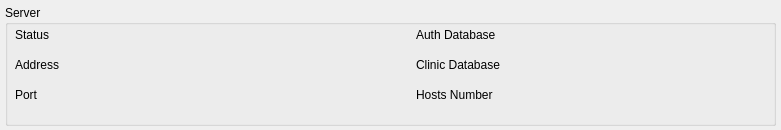
<?xml version="1.0" encoding="UTF-8"?>
<ui version="4.0">
 <class>w_ServerInformationsWidget</class>
 <widget class="QWidget" name="w_ServerInformationsWidget">
  <property name="geometry">
   <rect>
    <x>0</x>
    <y>0</y>
    <width>781</width>
    <height>130</height>
   </rect>
  </property>
  <property name="windowTitle">
   <string>Form</string>
  </property>
  <widget class="QGroupBox" name="serverInfoGroupBox">
   <property name="geometry">
    <rect>
     <x>5</x>
     <y>5</y>
     <width>771</width>
     <height>121</height>
    </rect>
   </property>
   <property name="title">
    <string>Server</string>
   </property>
   <widget class="QLabel" name="l_serverStatus">
    <property name="geometry">
     <rect>
      <x>10</x>
      <y>15</y>
      <width>80</width>
      <height>30</height>
     </rect>
    </property>
    <property name="text">
     <string>Status</string>
    </property>
   </widget>
   <widget class="QLabel" name="l_address">
    <property name="geometry">
     <rect>
      <x>10</x>
      <y>45</y>
      <width>80</width>
      <height>30</height>
     </rect>
    </property>
    <property name="text">
     <string>Address</string>
    </property>
   </widget>
   <widget class="QLabel" name="l_port">
    <property name="geometry">
     <rect>
      <x>10</x>
      <y>75</y>
      <width>80</width>
      <height>30</height>
     </rect>
    </property>
    <property name="text">
     <string>Port</string>
    </property>
   </widget>
   <widget class="QLabel" name="f_serverStatus">
    <property name="geometry">
     <rect>
      <x>90</x>
      <y>15</y>
      <width>300</width>
      <height>30</height>
     </rect>
    </property>
    <property name="text">
     <string/>
    </property>
   </widget>
   <widget class="QLabel" name="f_address">
    <property name="geometry">
     <rect>
      <x>90</x>
      <y>45</y>
      <width>300</width>
      <height>30</height>
     </rect>
    </property>
    <property name="text">
     <string/>
    </property>
   </widget>
   <widget class="QLabel" name="f_port">
    <property name="geometry">
     <rect>
      <x>90</x>
      <y>75</y>
      <width>300</width>
      <height>30</height>
     </rect>
    </property>
    <property name="text">
     <string/>
    </property>
   </widget>
   <widget class="QLabel" name="l_AuthDbStatus">
    <property name="geometry">
     <rect>
      <x>411</x>
      <y>15</y>
      <width>100</width>
      <height>30</height>
     </rect>
    </property>
    <property name="text">
     <string>Auth Database</string>
    </property>
   </widget>
   <widget class="QLabel" name="l_ClinicDbStatus">
    <property name="geometry">
     <rect>
      <x>411</x>
      <y>45</y>
      <width>100</width>
      <height>30</height>
     </rect>
    </property>
    <property name="text">
     <string>Clinic Database</string>
    </property>
   </widget>
   <widget class="QLabel" name="l_HostsConnectedNumber">
    <property name="geometry">
     <rect>
      <x>411</x>
      <y>75</y>
      <width>100</width>
      <height>30</height>
     </rect>
    </property>
    <property name="text">
     <string>Hosts Number</string>
    </property>
   </widget>
   <widget class="QLabel" name="f_AuthDbStatus">
    <property name="geometry">
     <rect>
      <x>511</x>
      <y>15</y>
      <width>250</width>
      <height>30</height>
     </rect>
    </property>
    <property name="text">
     <string/>
    </property>
   </widget>
   <widget class="QLabel" name="f_ClinicDbStatus">
    <property name="geometry">
     <rect>
      <x>511</x>
      <y>45</y>
      <width>250</width>
      <height>30</height>
     </rect>
    </property>
    <property name="text">
     <string/>
    </property>
   </widget>
   <widget class="QLabel" name="f_HostsNumber">
    <property name="geometry">
     <rect>
      <x>511</x>
      <y>75</y>
      <width>250</width>
      <height>30</height>
     </rect>
    </property>
    <property name="text">
     <string/>
    </property>
   </widget>
  </widget>
 </widget>
 <resources/>
 <connections/>
</ui>
